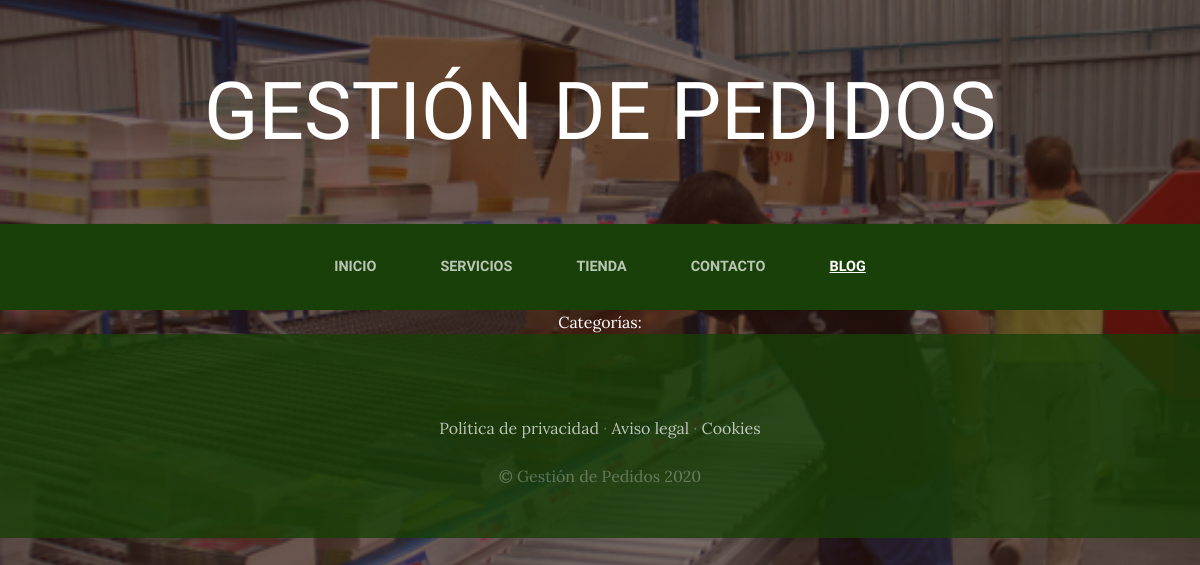
The page /blog/ on the database as committed earlier.
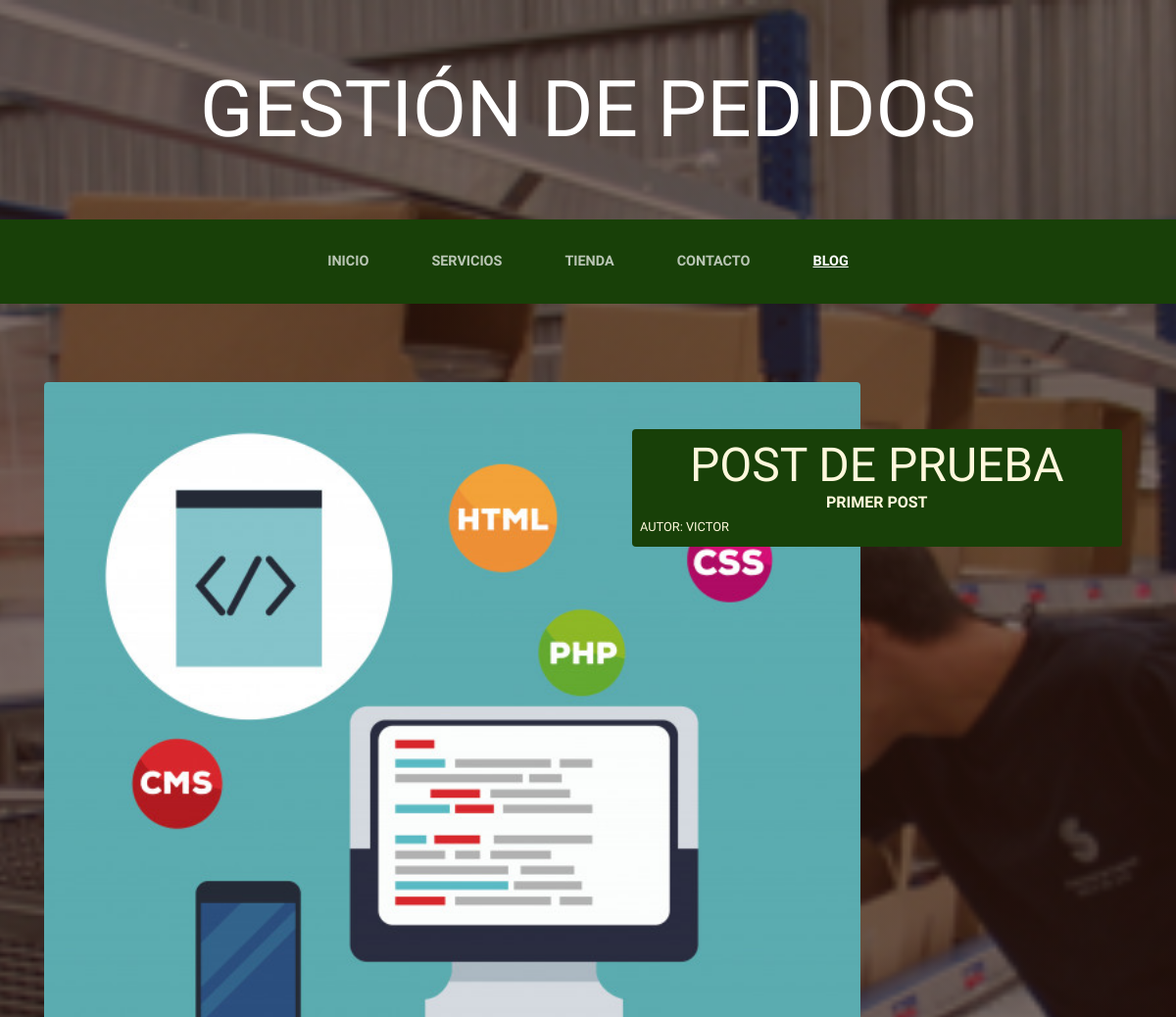
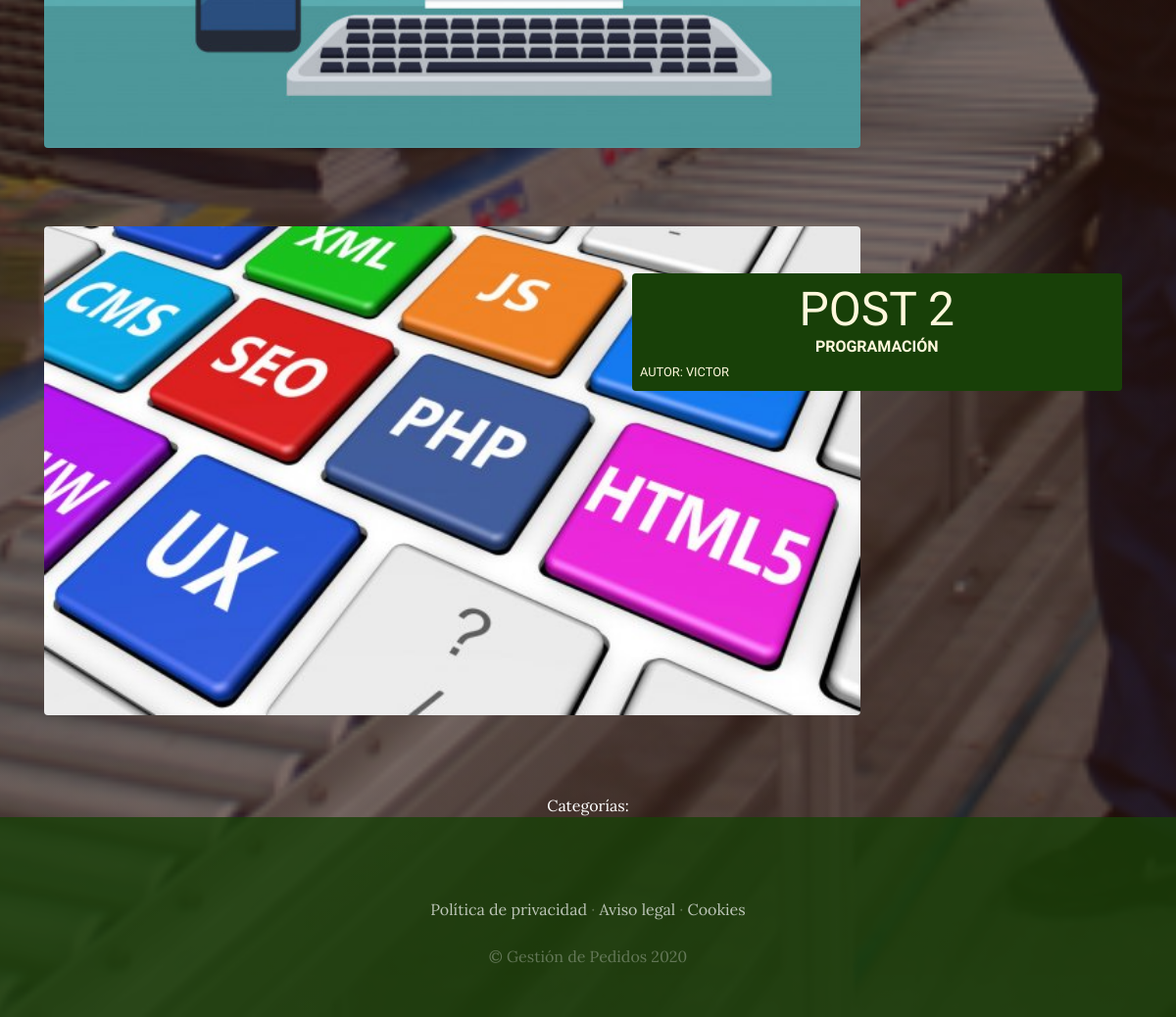
The same page on the database as committed later (2 pictures, top to bottom).
### blog/models.py (models this page shows, shortened)
class Post(models.Model):
     titulo =models.CharField(max_length=50)
     contenido = models.CharField(max_length=50)
     imagen= models.ImageField(upload_to='blog', null=True, blank=True)
     autor=models.ForeignKey(User, on_delete=models.CASCADE)
     categorias=models.ManyToManyField(Categoria)
     created=models.DateTimeField(auto_now_add=True)
     updated=models.DateTimeField(auto_now_add=True)
     class Meta:
        verbose_name='post'
        verbose_name_plural='posts'

### blog/views.py (the view)
# urls.py: 2. Add a URL to urlpatterns:  path('blog/', include('blog.urls'))
def blog(request):
    posts=Post.objects.all
    return render(request, "blog/blog.html", {"posts":posts})

### blog/templates/blog/blog.html (shortened to what this page needs)
{% extends "ProyectoWebApp/base.html" %}
{% load static %}
{% block content %}
    {% for post in posts %}
    <section class="page-section clearfix">
        <div class="container">
          <div class="intro">
            <img class="intro-img img-fluid mb-2 mb-lg-0 rounded" src="{{post.imagen.url}}" alt=""  >
            <div class="intro-text left-0 text-center bg-faded p-2 rounded">
              <h2 class="section-heading mb-1" >
                <span class="section-heading-lower">{{post.titulo}}</span>
                <span class="section-heading-upper">{{post.contenido}}</span>
             <div style="text-align: left; font-size: 0.4em; ">
                Autor: {{post.autor}}
             </div>
            </div>
          </div>
        </div>
</section>
       {% endfor %}
       <section>
        <div style="width: 75%; margin: auto; text-align: center; color: white;">
          Categorías:
        </div>
    </section>
{% endblock %}

### ProyectoWebApp/templates/ProyectoWebApp/base.html (shortened to what this page needs)
<html>
<head>
  {% load static %}
    <link href="{% static 'ProyectoWebApp/vendor/bootstrap/css/bootstrap.min.css'%}" rel="stylesheet">
    <link href="{% static 'ProyectoWebApp/css/gestion.css'%}" rel="stylesheet">
</head>
<body>
    <h1 class="site-heading text-center text-white d-none d-lg-block">
        <span class="site-heading-lower">Gestión de Pedidos</span>
      </h1>
 <nav class="navbar navbar-expand-lg navbar-dark py-lg-4" id="mainNav">
    <div class="container">
      <div class="collapse navbar-collapse" id="navbarResponsive">
        <ul class="navbar-nav mx-auto">
          <li class="nav-item {% if request.path == '/' %} active {% endif %} px-lg-4">
            <a class="nav-link text-uppercase text-expanded" href="{% url 'Home' %}">Inicio</a>
          </li>
          <li class="nav-item {% if request.path == '/servicios/' %} active {% endif %} px-lg-4">
            <a class="nav-link text-uppercase text-expanded" href="{% url 'Servicios' %}">Servicios</a>
          </li>
          <li class="nav-item {% if request.path == '/tienda/' %} active {% endif %} px-lg-4">
            <a class="nav-link text-uppercase text-expanded" href="{% url 'Tienda' %}">Tienda</a>
          </li>
          <li class="nav-item {% if request.path == '/contacto/' %} active {% endif %} px-lg-4">
            <a class="nav-link text-uppercase text-expanded" href="{% url 'Contacto' %}">Contacto</a>
          </li>
          <li class="nav-item {% if request.path|slice:':6' == '/blog/' %} active {% endif %} px-lg-4">
            <a class="nav-link text-uppercase text-expanded" href="{% url 'Blog' %}">Blog</a>
          </li>
        </ul>
      </div>
    </div>
  </nav>
{% block content %}
 {% endblock %}
    <footer class="footer text-faded text-center py-5">
      <div class="container">
        <p class="m-0 mbt">
        	<a href="sample.html" class="link">Política de privacidad</a> ·
        	<a href="sample.html" class="link">Aviso legal</a> ·
        	<a href="sample.html" class="link">Cookies</a>
		</p>
        <p class="m-0 mbt1">&copy; Gestión de Pedidos 2020</p>
      </div>
	</footer>
</body>
</html>

### ProyectoWebApp/static/ProyectoWebApp/css/gestion.css (style rules this page uses)
body { font-family: 'Lora'; background: linear-gradient(rgba(47, 23, 15, 0.65), rgba(47, 23, 15, 0.65)), url("../img/bg_main.jpg"); background-attachment: fixed; background-position: center; background-size: cover; }
h1, h2, h3, h4, h5, h6 { font-family: 'Raleway'; }
p { line-height: 1.75; }
.text-faded { color: rgba(255, 255, 255, 0.3); }
.site-heading { margin-top: 5rem; margin-bottom: 5rem; text-transform: uppercase; line-height: 1; font-family: 'Raleway'; }
.site-heading .site-heading-lower { font-size: 5rem; font-weight: 100; line-height: 4rem; }
.page-section { margin-top: 5rem; margin-bottom: 5rem; }
.section-heading { text-transform: uppercase; }
.section-heading .section-heading-upper { display: block; font-size: 1rem; font-weight: 800; padding-bottom:.5rem; }
.section-heading .section-heading-lower { display: block; font-size: 3rem; font-weight: 100; }
.bg-faded { background-color: rgba(255, 255, 255, 0.85); }
#mainNav { background-color: rgba(24, 64, 8); font-family: 'Raleway'; }
#mainNav .navbar-nav .nav-item .nav-link { color: rgba(255, 255, 255, 0.7); font-weight: 800; }
#mainNav .navbar-nav .nav-item.active .nav-link { color: #ffffff; text-decoration: underline; }
@media (min-width: 992px) { #mainNav .navbar-nav .nav-item .nav-link { font-size: 0.9rem; } }
.intro { position: relative; }
@media (min-width: 992px) { .intro .intro-img { width: 75%; float: left; } }
@media (min-width: 992px) { .intro .intro-text { left: 600; width: 60%; margin-top: 3rem; background-color: rgba(24, 64, 8); color: cornsilk; position: absolute; } }
@media (min-width: 1200px) { .intro .intro-text { width: 45%; } }
.footer { background-color: rgba(24, 64, 8, 0.8); }
.mbt { padding-top: 2rem; }
.mbt1 { padding-top: 1.25rem; }
a.link { color: rgba(255, 255, 255, 0.7); }

Rows that differ between the two databases and show on the page:
added Post: imagen (picture), titulo "POST DE PRUEBA", contenido "PRIMER POST", autor "VICTOR"
added Post: imagen (picture), titulo "POST 2", contenido "PROGRAMACIÓN", autor "VICTOR"
